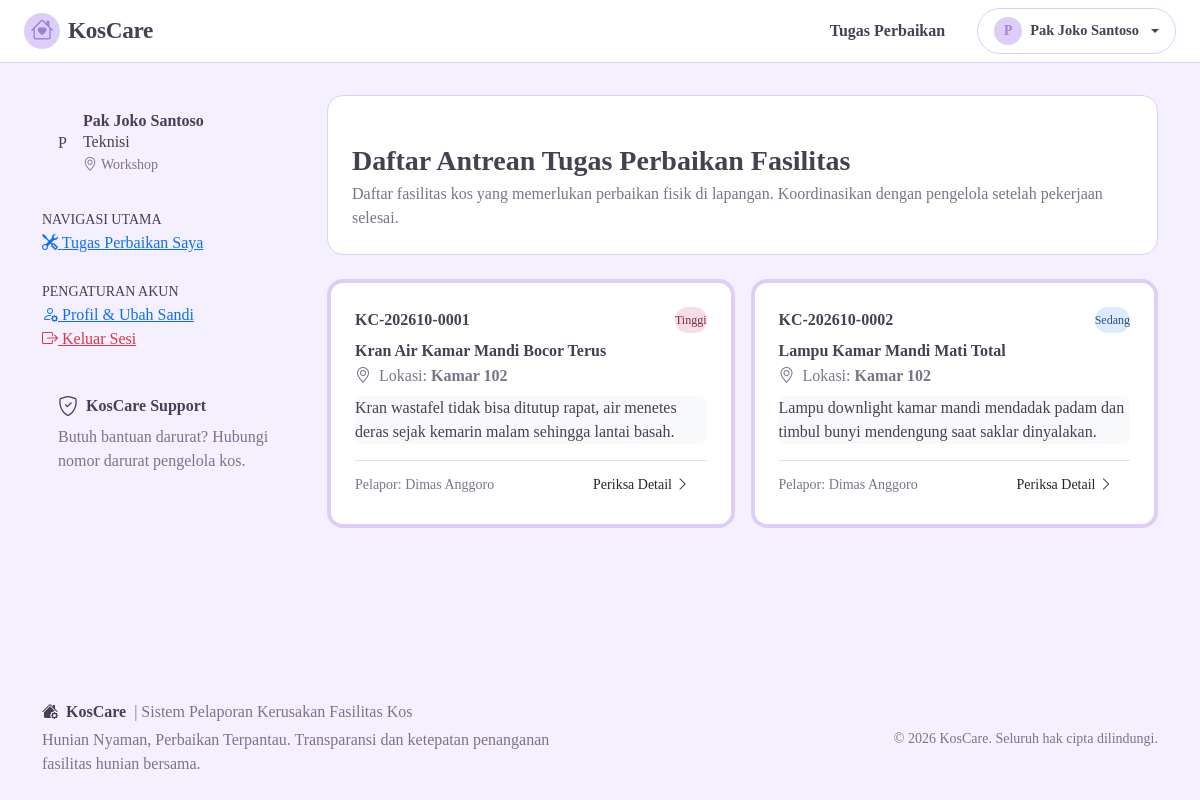
Page /technician/dashboard.php (signed in) on the committed database.
### tables this page shows
CREATE TABLE `theme_settings` (
  `id` INT UNSIGNED NOT NULL DEFAULT 1,
  `preset_name` VARCHAR(50) NOT NULL DEFAULT 'Pastel Lilac',
  `color_primary` VARCHAR(20) NOT NULL DEFAULT '#9B82D8',
  `color_secondary` VARCHAR(20) NOT NULL DEFAULT '#DCCEF9',
  `color_background` VARCHAR(20) NOT NULL DEFAULT '#F5F0FF',
  `color_card` VARCHAR(20) NOT NULL DEFAULT '#FFFFFF',
  `color_button` VARCHAR(20) NOT NULL DEFAULT '#9B82D8',
  `color_text` VARCHAR(20) NOT NULL DEFAULT '#454052',
  `font_family` VARCHAR(100) NOT NULL DEFAULT 'Times New Roman, Times, Georgia, serif',
  `font_size_scale` VARCHAR(20) NOT NULL DEFAULT 'normal',
  `app_name` VARCHAR(100) NOT NULL DEFAULT 'KosCare',
  `app_tagline` VARCHAR(255) NOT NULL DEFAULT 'Perawatan Kos Jadi Lebih Mudah',
  `logo_path` VARCHAR(255) DEFAULT NULL,
  `logo_size` VARCHAR(20) NOT NULL DEFAULT 'medium',
  `card_radius` VARCHAR(20) NOT NULL DEFAULT '1rem',
  `button_shape` VARCHAR(20) NOT NULL DEFAULT 'pill',
  `updated_at` TIMESTAMP NOT NULL DEFAULT CURRENT_TIMESTAMP ON UPDATE CURRENT_TIMESTAMP,
  PRIMARY KEY (`id`)
);

CREATE TABLE `reports` (
  `id` INT UNSIGNED NOT NULL AUTO_INCREMENT,
  `ticket_number` VARCHAR(30) NOT NULL,
  `user_id` INT UNSIGNED NOT NULL,
  `title` VARCHAR(150) NOT NULL,
  `category` ENUM(
    'Listrik dan lampu',
    'Air dan pipa',
    'Kamar mandi',
    'Pintu dan kunci',
    'Furnitur',
    'Internet/Wi-Fi',
    'Fasilitas umum',
    'Lainnya'
  ) NOT NULL,
  `location` VARCHAR(100) NOT NULL,
  `description` TEXT NOT NULL,
  `urgency` ENUM('Rendah', 'Sedang', 'Tinggi', 'Darurat') NOT NULL DEFAULT 'Sedang',
  `photo` VARCHAR(255) DEFAULT NULL,
  `status` ENUM(
    'Menunggu Pemeriksaan',
    'Sedang Diproses',
    'Menunggu Informasi',
    'Selesai',
    'Ditolak'
  ) NOT NULL DEFAULT 'Menunggu Pemeriksaan',
  `created_at` TIMESTAMP NOT NULL DEFAULT CURRENT_TIMESTAMP,
  `updated_at` TIMESTAMP NOT NULL DEFAULT CURRENT_TIMESTAMP ON UPDATE CURRENT_TIMESTAMP,
  PRIMARY KEY (`id`),
  UNIQUE KEY `uk_reports_ticket` (`ticket_number`),
  KEY `idx_reports_user_id` (`user_id`),
  KEY `idx_reports_status` (`status`),
  KEY `idx_reports_urgency` (`urgency`),
  KEY `idx_reports_category` (`category`),
  KEY `idx_reports_created_at` (`created_at`),
  CONSTRAINT `fk_reports_user` FOREIGN KEY (`user_id`) REFERENCES `users` (`id`) ON DELETE CASCADE
);

CREATE TABLE `users` (
  `id` INT UNSIGNED NOT NULL AUTO_INCREMENT,
  `name` VARCHAR(100) NOT NULL,
  `username` VARCHAR(50) NOT NULL,
  `email` VARCHAR(100) NOT NULL,
  `password` VARCHAR(255) NOT NULL,
  `phone` VARCHAR(20) NOT NULL,
  `room_number` VARCHAR(20) DEFAULT NULL,
  `role` ENUM('penghuni', 'pengelola', 'teknisi') NOT NULL DEFAULT 'penghuni',
  `status` ENUM('active', 'inactive') NOT NULL DEFAULT 'active',
  `created_at` TIMESTAMP NOT NULL DEFAULT CURRENT_TIMESTAMP,
  `updated_at` TIMESTAMP NOT NULL DEFAULT CURRENT_TIMESTAMP ON UPDATE CURRENT_TIMESTAMP,
  PRIMARY KEY (`id`),
  UNIQUE KEY `uk_users_username` (`username`),
  UNIQUE KEY `uk_users_email` (`email`),
  KEY `idx_users_role` (`role`)
);

### includes/theme.php (called while the page is built, shortened)
<?php
function getThemeSettings(): array {
    static $cached = null;
    if ($cached !== null) {
        return $cached;
    }
    $default = [
        'preset_name' => 'Pastel Lilac',
        'color_primary' => '#9B82D8',
        'color_secondary' => '#DCCEF9',
        'color_background' => '#F5F0FF',
        'color_card' => '#FFFFFF',
        'color_button' => '#9B82D8',
        'color_text' => '#454052',
        'font_family' => 'Times New Roman, Times, Georgia, serif',
        'font_size_scale' => 'normal',
        'app_name' => 'KosCare',
        'app_tagline' => 'Perawatan Kos Jadi Lebih Mudah',
        'logo_path' => null,
        'logo_size' => 'medium',
        'card_radius' => '1rem',
        'button_shape' => 'pill'
    ];
    try {
        $db = getDB();
        $stmt = $db->query("SELECT * FROM `theme_settings` WHERE `id` = 1 LIMIT 1");
        $row = $stmt->fetch(PDO::FETCH_ASSOC);
        if ($row) {
            $cached = array_merge($default, $row);
            return $cached;
        }
    } catch (Throwable $e) {
    }
    $cached = $default;
    return $cached;
}
function getAppName(): string {
    $s = getThemeSettings();
    return !empty($s['app_name']) ? $s['app_name'] : 'KosCare';
}
function getAppLogo(): ?string {
    return null;
}
    ?>

### includes/auth.php (called while the page is built, shortened)
<?php
require_once __DIR__ . '/functions.php';
function isLoggedIn(): bool {
    return isset($_SESSION['user_id']) && !empty($_SESSION['user_id']);
}
function currentUser(): ?array {
    return [
        'id'          => $_SESSION['user_id'],
        'name'        => $_SESSION['user_name'] ?? '',
        'username'    => $_SESSION['user_username'] ?? '',
        'email'       => $_SESSION['user_email'] ?? '',
        'role'        => $_SESSION['user_role'] ?? '',
        'room_number' => $_SESSION['user_room_number'] ?? '',
        'phone'       => $_SESSION['user_phone'] ?? ''
    ];
}

### technician/dashboard.php (the view, shortened to what this page needs)
<?php
require_once __DIR__ . '/../includes/functions.php';
require_once __DIR__ . '/../includes/auth.php';
$pdo = getDBConnection();
$stmt = $pdo->query("
    SELECT r.*, u.name AS reporter_name, u.phone AS reporter_phone, u.room_number
    FROM reports r
    JOIN users u ON r.user_id = u.id
    WHERE r.status IN ('Sedang Diproses', 'Menunggu Pemeriksaan')
    ORDER BY
        CASE WHEN r.urgency = 'Darurat' THEN 1 WHEN r.urgency = 'Tinggi' THEN 2 ELSE 3 END,
        r.created_at ASC
");
$tasks = $stmt->fetchAll();
$activeNav = 'dashboard';
require_once __DIR__ . '/../includes/header.php';
require_once __DIR__ . '/../includes/navbar.php';
?>
<div class="container py-4 my-2">
    <div class="row g-4">
        <div class="col-lg-3">
            <?php require_once __DIR__ . '/../includes/sidebar.php'; ?>
        </div>
        <div class="col-lg-9">
            <div class="card card-custom p-4 mb-4 shadow-xs" style="background: linear-gradient(135deg, #ffffff 65%, var(--color-sage-light));">
                <div class="d-flex align-items-center gap-2 mb-1">
                    <span class="badge bg-sage-light text-sage fw-bold px-2.5 py-1 rounded-pill">Peran Teknisi Lapangan</span>
                </div>
                <h3 class="fw-bold text-charcoal mb-1">Daftar Antrean Tugas Perbaikan Fasilitas</h3>
                <p class="text-taupe fs-7 mb-0">
                    Daftar fasilitas kos yang memerlukan perbaikan fisik di lapangan. Koordinasikan dengan pengelola setelah pekerjaan selesai.
                </p>
            </div>
            <?php if (empty($tasks)): ?>
                <div class="card card-custom p-5 text-center shadow-xs">
                    <div class="stat-icon-wrapper mx-auto mb-2 bg-success-subtle text-success">
                        <i class="bi bi-check2-circle"></i>
                    </div>
                    <h6 class="fw-bold text-charcoal">Tidak Ada Antrean Pekerjaan Aktif</h6>
                    <p class="text-taupe fs-7 mb-0">Semua laporan kerusakan saat ini telah selesai atau belum ada disposisi baru.</p>
                </div>
            <?php else: ?>
                <div class="row g-3">
                    <?php foreach ($tasks as $t): ?>
                        <div class="col-md-6">
                            <div class="card card-custom p-4 h-100 shadow-xs border-top border-4 <?php echo ($t['urgency'] === 'Darurat') ? 'border-danger' : (($t['urgency'] === 'Tinggi') ? 'border-warning' : 'border-sage'); ?>">
                                <div class="d-flex align-items-center justify-content-between mb-2">
                                    <span class="fw-bold text-charcoal fs-7"><?php echo e($t['ticket_number']); ?></span>
                                    <?php echo renderUrgencyBadge($t['urgency']); ?>
                                </div>
                                <h6 class="fw-bold text-charcoal mb-1"><?php echo e($t['title']); ?></h6>
                                <p class="text-taupe fs-8 mb-2"><i class="bi bi-geo-alt me-1 text-sage"></i> Lokasi: <strong><?php echo e($t['location']); ?></strong></p>
                                <div class="bg-light p-2.5 rounded-3 fs-8 text-charcoal mb-3" style="max-height: 80px; overflow: hidden; text-overflow: ellipsis;">
                                    <?php echo e($t['description']); ?>
                                </div>
                                <div class="mt-auto pt-2 border-top d-flex align-items-center justify-content-between">
                                    <small class="text-taupe fs-8">Pelapor: <?php echo e($t['reporter_name']); ?></small>
                                    <a href="<?php echo BASE_URL; ?>/reports/detail.php?id=<?php echo (int)$t['id']; ?>" class="btn btn-outline-sage btn-sm rounded-pill px-3 py-1 fs-8">
                                        Periksa Detail <i class="bi bi-chevron-right ms-0.5"></i>
                                    </a>
                                </div>
                            </div>
                        </div>
                    <?php endforeach; ?>
                </div>
            <?php endif; ?>
        </div>
    </div>
</div>
<?php require_once __DIR__ . '/../includes/footer.php'; ?>

### includes/navbar.php (shortened to what this page needs)
<?php
$user = currentUser();
$isLogged = isLoggedIn();
?>
<nav class="navbar navbar-expand-lg navbar-custom sticky-top py-2.5">
    <div class="container-fluid px-lg-4">
        <?php
        $dynLogo = function_exists('getAppLogo') ? getAppLogo() : null;
        $dynName = function_exists('getAppName') ? getAppName() : 'KosCare';
        $dynSettings = function_exists('getThemeSettings') ? getThemeSettings() : [];
        $dynLogoHeight = function_exists('getLogoHeightPx') ? getLogoHeightPx($dynSettings['logo_size'] ?? 'medium') : 36;
        ?>
        <a class="navbar-brand d-flex align-items-center gap-2 brand-title" href="<?php echo BASE_URL; ?>/index.php">
            <?php if ($dynLogo): ?>
                <img src="<?php echo htmlspecialchars($dynLogo); ?>" alt="Logo" style="height: <?php echo $dynLogoHeight; ?>px; max-width: 140px; object-fit: contain;">
            <?php else: ?>
                <span class="d-inline-flex align-items-center justify-content-center rounded-circle" style="width: 36px; height: 36px; background-color: var(--color-pastel-lilac); color: var(--color-primary-purple);">
                    <i class="bi bi-house-heart"></i>
                </span>
            <?php endif; ?>
            <span><?php echo htmlspecialchars($dynName); ?></span>
        </a>
        <div class="collapse navbar-collapse" id="navbarMain">
            <ul class="navbar-nav ms-auto align-items-lg-center gap-2 mt-3 mt-lg-0">
                <?php if ($isLogged): ?>
                    <?php if ($user['role'] === 'penghuni'): ?>
                        <li class="nav-item">
                            <a class="nav-link px-3 text-charcoal <?php echo ($activeNav === 'dashboard') ? 'fw-bold' : ''; ?>" href="<?php echo BASE_URL; ?>/dashboard/penghuni.php">
                                Dashboard
                            </a>
                        </li>
                        <li class="nav-item">
                            <a class="nav-link px-3 text-charcoal <?php echo ($activeNav === 'create_report') ? 'fw-bold' : ''; ?>" href="<?php echo BASE_URL; ?>/reports/create.php">
                                Buat Laporan
                            </a>
                        </li>
                        <li class="nav-item">
                            <a class="nav-link px-3 text-charcoal <?php echo ($activeNav === 'my_reports') ? 'fw-bold' : ''; ?>" href="<?php echo BASE_URL; ?>/reports/index.php">
                                Laporan Saya
                            </a>
                        </li>
                    <?php elseif ($user['role'] === 'teknisi'): ?>
                        <li class="nav-item">
                            <a class="nav-link px-3 text-charcoal <?php echo ($activeNav === 'dashboard') ? 'fw-bold' : ''; ?>" href="<?php echo BASE_URL; ?>/technician/dashboard.php">
                                Tugas Perbaikan
                            </a>
                        </li>
                    <?php endif; ?>
                    <li class="nav-item dropdown ms-lg-2">
                        <a class="nav-link dropdown-toggle d-flex align-items-center gap-2 px-3 py-1.5 rounded-pill border bg-white text-charcoal shadow-xs" href="#" role="button" data-bs-toggle="dropdown" aria-expanded="false" style="border-color: var(--color-pastel-lilac) !important;">
                            <span class="d-inline-flex align-items-center justify-content-center rounded-circle" style="width: 28px; height: 28px; background-color: var(--color-light-lilac); color: var(--color-primary-purple); font-weight: bold; font-size: 0.85rem;">
                                <?php echo strtoupper(substr($user['name'], 0, 1)); ?>
                            </span>
                            <span class="fw-semibold text-truncate" style="max-width: 140px; font-size: 0.9rem;"><?php echo e($user['name']); ?></span>
                        </a>
                    </li>
                <?php endif; ?>
            </ul>
        </div>
    </div>
</nav>

### includes/functions.php (shortened to what this page needs)
<?php
function e(?string $string): string {
    return htmlspecialchars($string ?? '', ENT_QUOTES, 'UTF-8');
}
function renderUrgencyBadge(string $urgency): string {
    $colors = [
        'Rendah'  => ['bg' => '#F5F0FF', 'text' => '#553E8A'],
        'Sedang'  => ['bg' => '#DCEBFF', 'text' => '#2B517D'],
        'Tinggi'  => ['bg' => '#F8DCE8', 'text' => '#7A2E49'],
        'Darurat' => ['bg' => '#FCE8E6', 'text' => '#8A332A']
    ];
    $cfg = $colors[$urgency] ?? ['bg' => '#F5F0FF', 'text' => '#454052'];
    $sUrgency = htmlspecialchars($urgency, ENT_QUOTES, 'UTF-8');
    return sprintf(
        '<span class="d-inline-flex align-items-center px-2.5 py-1 rounded-pill" style="background-color: %s; color: %s; font-size: 0.75rem;">
            %s
        </span>',
        $cfg['bg'],
        $cfg['text'],
        $sUrgency
    );
}

### assets/css/style.css (style rules this page uses)
:root { --color-pastel-lilac: #DCCEF9; --color-light-lilac: #EEE7FF; --color-soft-lavender: #F5F0FF; --color-pure-white: #FFFFFF; --color-pastel-pink: #F8DCE8; --color-pastel-blue: #DCEBFF; --color-charcoal: #454052; --color-primary-purple: #9B82D8; --color-primary-purple-hover: #886BC8; --app-font-family: 'Times New Roman', Times, Georgia, serif; --app-card-radius: 20px; --app-btn-radius: 9999px; }
*, *::before, *::after { box-sizing: border-box; font-family: var(--app-font-family) !important; }
body { background-color: var(--color-soft-lavender); color: var(--color-charcoal); min-height: 100vh; display: flex; flex-direction: column; margin: 0; padding: 0; -webkit-font-smoothing: antialiased; }
.bg-soft-lavender { background-color: var(--color-soft-lavender) !important; }
.text-charcoal { color: var(--color-charcoal) !important; }
.text-taupe { color: #7b7389 !important; }
.navbar-custom { background-color: rgba(255, 255, 255, 0.95); backdrop-filter: blur(8px); border-bottom: 1px solid var(--color-pastel-lilac); position: sticky; top: 0; z-index: 1020; }
.brand-title { font-size: 1.45rem; font-weight: bold; color: var(--color-charcoal); letter-spacing: -0.3px; text-decoration: none; line-height: 1.2; }

### rows in the picture
theme_settings: app_name "KosCare"
reports: ticket_number "KC-202610-0001", urgency "Tinggi", title "Kran Air Kamar Mandi Bocor Terus", location "Kamar 102", description "Kran wastafel tidak bisa ditutup rapat, air menetes deras sejak kemarin malam sehingga lantai basah.", user.name "Dimas Anggoro"
reports: ticket_number "KC-202610-0002", urgency "Sedang", title "Lampu Kamar Mandi Mati Total", location "Kamar 102", description "Lampu downlight kamar mandi mendadak padam dan timbul bunyi mendengung saat saklar dinyalakan.", user.name "Dimas Anggoro"

### other values in the picture
substr($user['name'], 0, 1) "P"
$user['name'] "Pak Joko Santoso"
substr($user['name'] ?? 'U', 0, 1) "P"
$user['role'] "Teknisi"
$user['room_number'] "Workshop"
